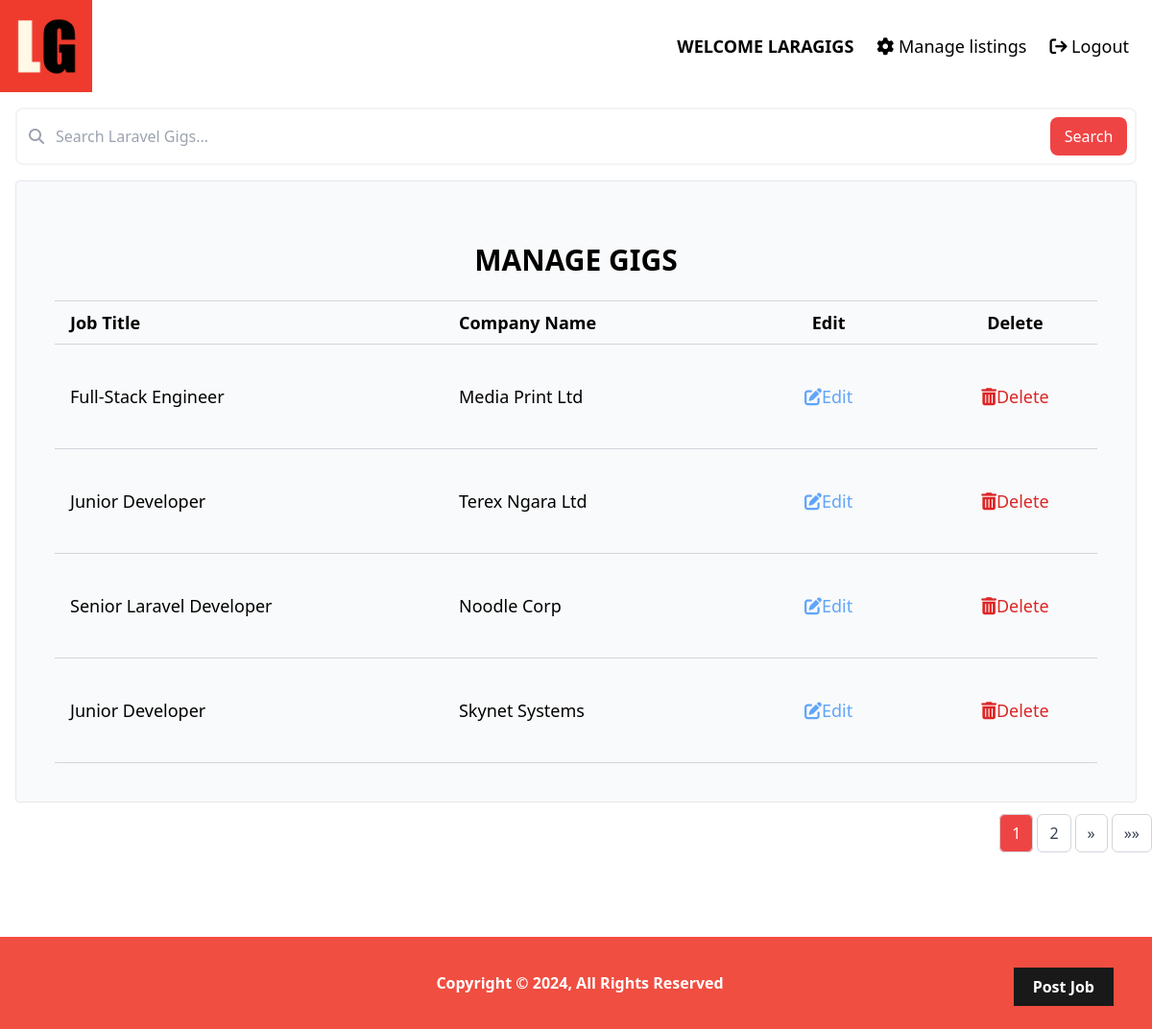
The app's page /listings/manage/ (signed in) with its own data.
### listings/models.py (models this page shows, shortened)
class Listing(models.Model):
    company_name = models.CharField(max_length=250, blank=True)
    job_title = models.CharField(max_length=250, blank=True)
    location = models.CharField(max_length=250, blank=True)
    user = models.ForeignKey(User, on_delete=models.CASCADE)
    email = models.EmailField()
    website_url = models.URLField()
    tags = TaggableManager()  # Use TaggableManager for tags
    logo = models.ImageField(
        upload_to="company-logos/", default="default-logo.png", blank=True
    )
    description = models.TextField(blank=True)
    created = models.DateField(auto_now_add=True)
    updated = models.DateTimeField(auto_now=True)
    class Meta:
        ordering = ["-created", "company_name"]
        indexes = [models.Index(fields=["-created", "company_name"])]

### listings/views.py (the view)
# urls.py: path("listings/manage/", views.manage_listings, name="manage_listings"),
@login_required
def manage_listings(request):
    listings = Listing.objects.filter(user=request.user)
    listings = paginate_listings(request, listings)
    context = {
        "listings": listings,
        "search_url": reverse(
            "search_manage_listings"
        ),  # Set the action URL for manage search
    }
    return render(request, "listings/manage.html", context)

### listings/utils.py (called while the page is built)
def paginate_listings(request, listings, results_per_page=4):
    paginator = Paginator(listings, results_per_page)
    page_number = request.GET.get("page")
    try:
        listings = paginator.page(page_number)
    except PageNotAnInteger:
        listings = paginator.page(1)
    except EmptyPage:
        listings = paginator.page(paginator.num_pages)
    return listings

### listings/templates/listings/manage.html (shortened to what this page needs)
{% extends "base.html" %}
{% load static %}
{% block content %}
{% include "search.html" %}
<div class="mx-4">
  <div class="bg-gray-50 border border-gray-200 p-10 rounded">
    <header>
      <h1 class="text-3xl text-center font-bold my-6 uppercase">Manage Gigs</h1>
    </header>
    <table class="w-full table-auto rounded-sm">
      <thead>
        <tr class="border-gray-300">
          <th
            class="px-4 py-2 border-t border-b border-gray-300 text-left text-lg"
          >
            Job Title
          </th>
          <th
            class="px-4 py-2 border-t border-b border-gray-300 text-left text-lg"
          >
            Company Name
          </th>
          <th
            class="px-4 py-2 border-t border-b border-gray-300 text-center text-lg"
          >
            Edit
          </th>
          <th
            class="px-4 py-2 border-t border-b border-gray-300 text-center text-lg"
          >
            Delete
          </th>
        </tr>
      </thead>
      <tbody>
        {% for listing in listings %}
        <tr class="border-gray-300">
          <td class="px-4 py-8 border-t border-b border-gray-300 text-lg">
            <a href="{% url 'single-listing' listing.id %}"
              >{{ listing.job_title }}</a
            >
          </td>
          <td class="px-4 py-8 border-t border-b border-gray-300 text-lg">
            <a href="{% url 'single-listing' listing.id %}"
              >{{ listing.company_name }}</a
            >
          </td>
          <td
            class="px-4 py-8 border-t border-b border-gray-300 text-lg text-center"
          >
            <a
              href="{% url 'update_listing' listing.id %}"
              class="text-blue-400 px-6 py-2 rounded-xl inline-flex items-center"
            >
              <i class="fa-solid fa-pen-to-square"></i> Edit
            </a>
          </td>
          <td
            class="px-4 py-8 border-t border-b border-gray-300 text-lg text-center"
          >
            <form
              action="{% url 'delete_listing' listing.id %}"
              method="POST"
              style="display: inline"
            >
              <button
                type="submit"
                class="text-red-600 inline-flex items-center"
              >
                <i class="fa-solid fa-trash-can"></i> Delete
              </button>
            </form>
          </td>
        </tr>
        {% endfor %}
      </tbody>
    </table>
  </div>
</div>
{% include 'pagination.html' %} {% endblock %} {% include "footer.html" %}

### templates/navbar.html (shortened to what this page needs)
{% load static %}
<nav class="flex justify-between items-center mb-4">
  <a href="{% url 'listings' %}">
    <img
      class="w-24"
      src="{% static 'images/logo.png' %}"
      alt="LaraGigs Logo"
      class="logo"
    />
  </a>
  <ul class="flex space-x-6 mr-6 text-lg">
    {% if request.user.is_authenticated %}
      <li>
        <span class="font-bold">WELCOME {{ request.user.first_name|default:request.user.username|upper }}</span>
      </li>
      <li>
        <a href="{% url 'manage_listings' %}" class="hover:text-laravel">
          <i class="fa-solid fa-gear"></i> Manage listings
        </a>
      </li>
      <li>
        <a href="{% url 'logout' %}" class="hover:text-laravel">
          <i class="fa-solid fa-arrow-right-from-bracket"></i> Logout
        </a>
      </li>
    {% endif %}
  </ul>
</nav>

### records on screen
Listing: job_title "Full-Stack Engineer", company_name "Media Print Ltd"
Listing: job_title "Junior Developer", company_name "Terex Ngara Ltd"
Listing: job_title "Senior Laravel Developer", company_name "Noodle Corp"
Listing: job_title "Junior Developer", company_name "Skynet Systems"

### other values on screen
{{ request.user.first_name|default:request.user.username|upper }} "LARAGIGS"
{{ num }} "1"
{{ num }} "2"
